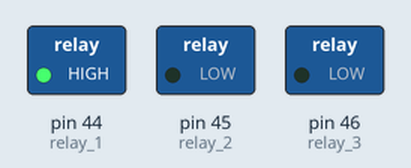
Recording of a sketch running on a simulated Arduino Mega 2560, built with avr-gcc and run on an emulated ATmega2560. Parts: switched loads named in the sketch (green lamp = pin HIGH).

Above: at 0.5 s.
At 2.5 s:
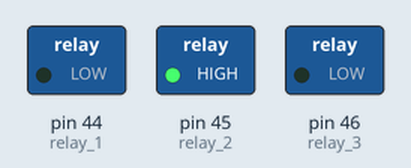
At 4.5 s:
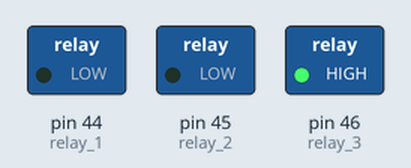
At 5.5 s:
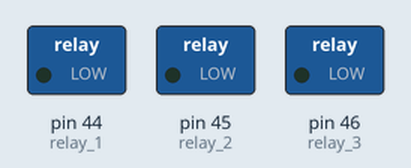
Timing chart, 0 to 7.8 s (numbered marks = the images above):
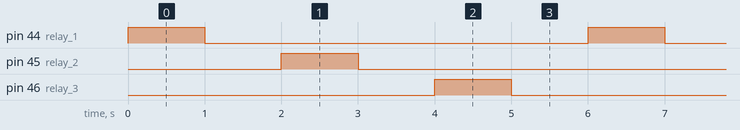

Measured:
- by itself, pin 44 (relay_1), pin 45 (relay_2), pin 46 (relay_3): alternates HIGH for 1.0 s and LOW for 5.0 s
- by itself, everything shown: repeats every 6.0 s, in 6 steps

The sketch:

kunja_bot_test.ino
```cpp
int relay_1 = 44;
int relay_2 = 45;
int relay_3 = 46;

void setup() {
  // put your setup code here, to run once:
pinMode (relay_1, OUTPUT);
pinMode (relay_2, OUTPUT);
pinMode (relay_3, OUTPUT);
}

void loop() {
  // put your main code here, to run repeatedly:
digitalWrite(relay_1, HIGH);
delay(1000);
digitalWrite(relay_1, LOW);
delay(1000);
digitalWrite(relay_2, HIGH);
delay(1000);
digitalWrite(relay_2, LOW);
delay(1000);
digitalWrite(relay_3, HIGH);
delay(1000);
digitalWrite(relay_3, LOW);
delay(1000);
}
```
